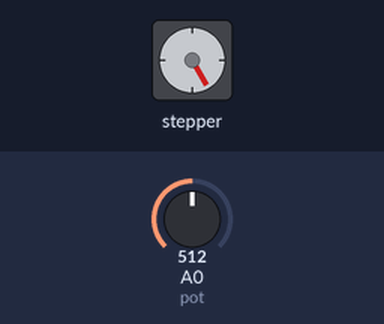
Simulated run of this sketch. Board: Arduino Uno, built with avr-gcc and run on an emulated ATmega328P. Shown: stepper motor. The inputs (shaded band) are chosen by the test bench; at power-on: A0 (pot) = 512. Stepper angles assume 48 steps per turn.

Above: at 1.2 s.
1.3 s: A0 (pot) set to 716
At 1.9 s:
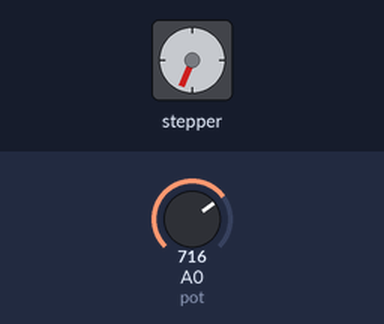
2.8 s: A0 (pot) set to 900
At 3.5 s:
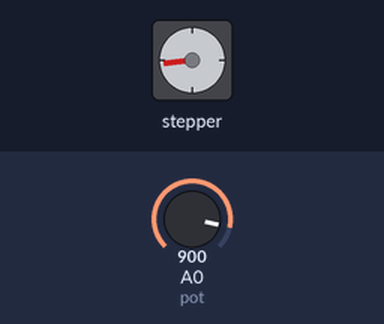
4.3 s: A0 (pot) set to 122
At 5.2 s:
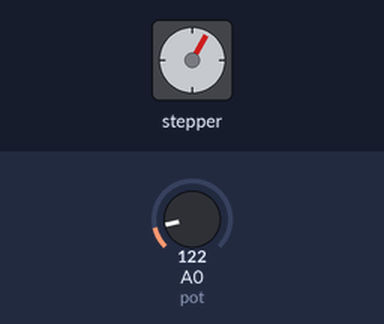
6.1 s: A0 (pot) set to 306
At 6.8 s:
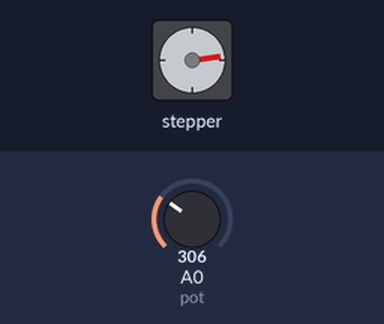
7.6 s: A0 (pot) set to 30
At 9.1 s:
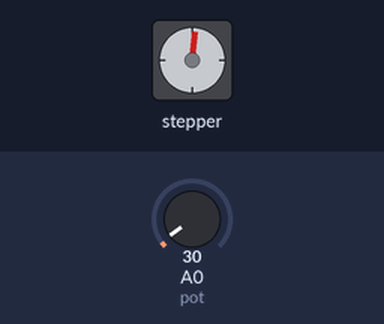
Timing chart, 0 to 10.1 s (numbered marks = the images above; inputs shaded):
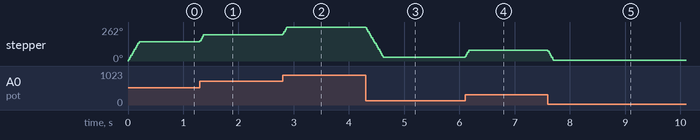

Measured:
- after the input at 1.3 s, stepper: turns 52° clockwise, starting at once
- after the input at 2.8 s, stepper: turns 60° clockwise, starting at once
- after the input at 4.3 s, stepper: turns 232° counter-clockwise in 0.32 s, starting at once
- after the input at 6.1 s, stepper: turns 52° clockwise, starting at once
- after the input at 7.6 s, stepper: turns 75° counter-clockwise, starting at once
- by itself, stepper: turns 150° clockwise in 0.20 s

The sketch:

pot_stepped_control.ino
```cpp
//control position of stepper motor by potVal

#include <Stepper.h>

#define numSteps 48
#define pot 0
#define maxRot 40

int potVal;
int motorCur = 0;
int motorNew;
int motorMove;

 Stepper stepper(numSteps, 8,9,10,11);

void setup(){
 stepper.setSpeed(120);
}

void loop(){
  potVal = analogRead(pot);
  motorNew = map(potVal, 0, 1024, 0, maxRot);

  if(motorNew > motorCur){
   motorMove = (motorNew-motorCur);
   stepper.step(motorMove);
  }
  else{
   motorMove = (motorCur-motorNew);
   stepper.step(motorMove * -1);
  }

  motorCur = motorNew;

}
```
